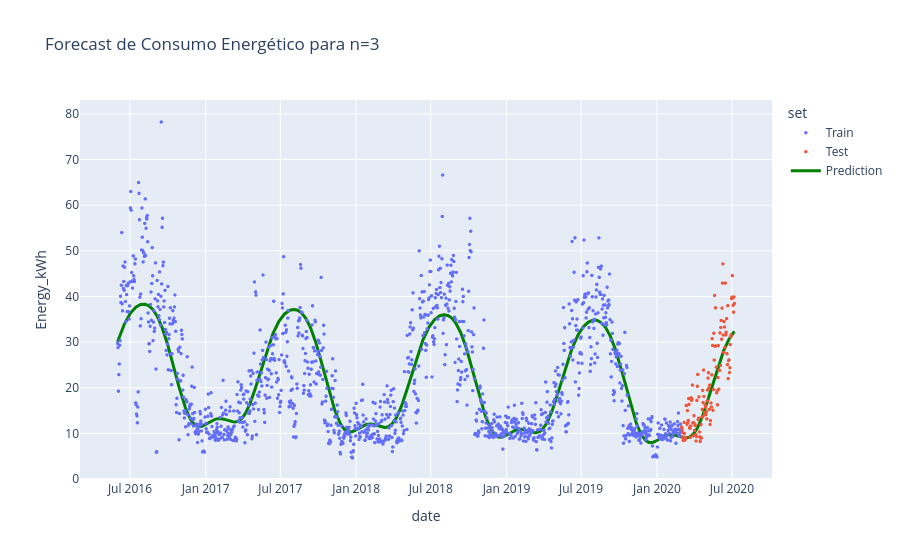
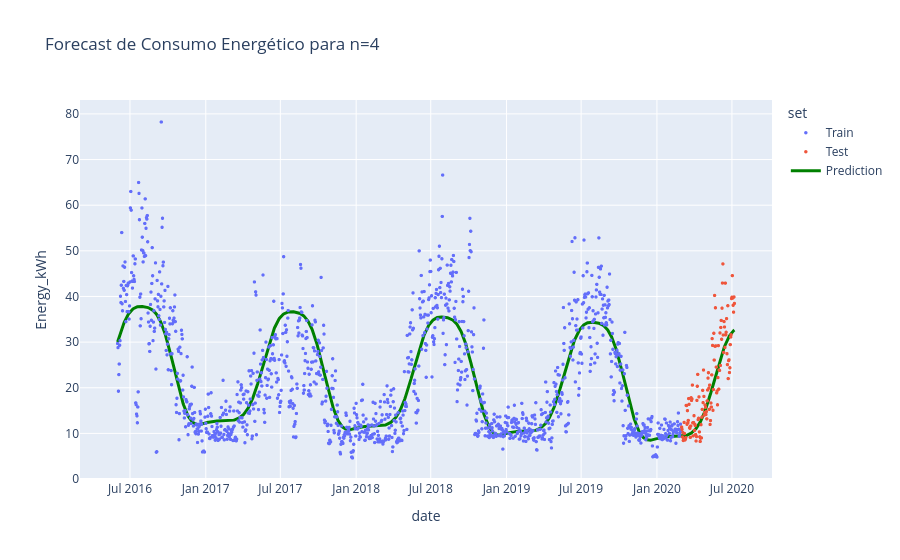
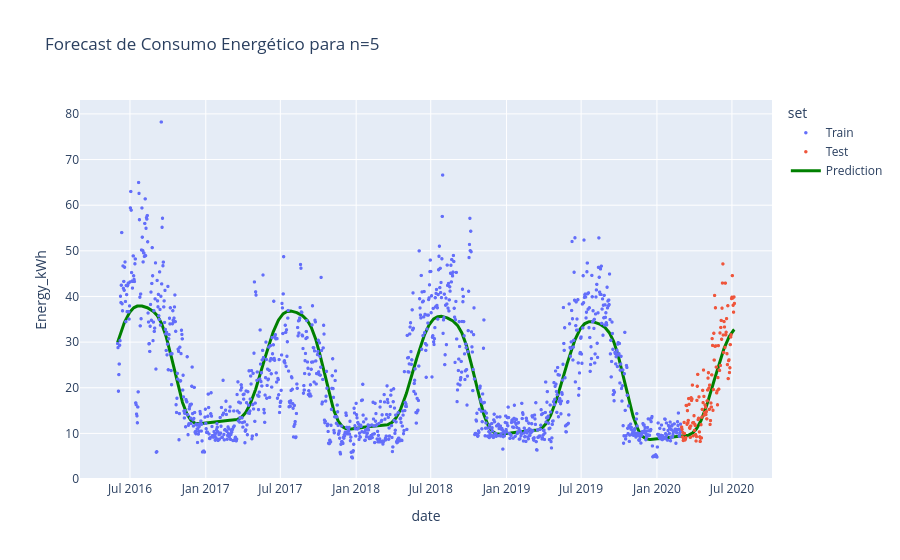
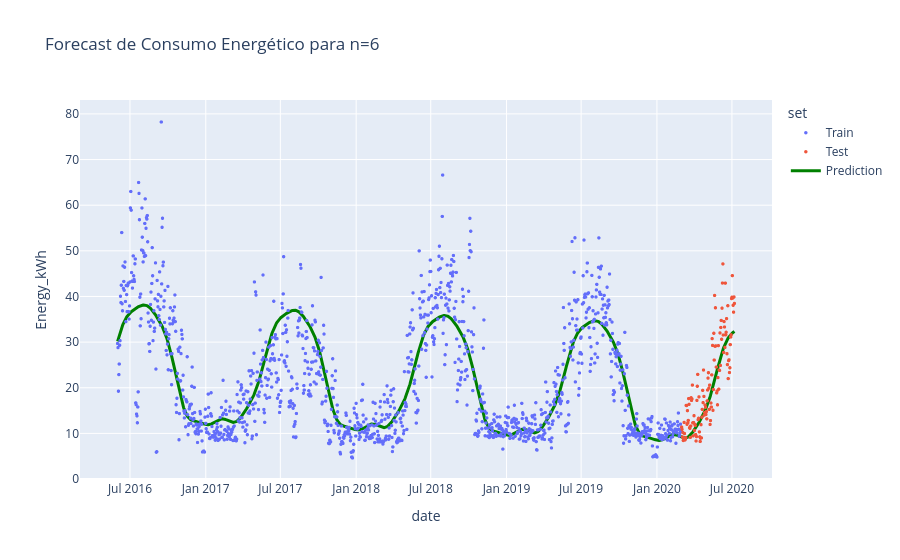

The code cell stored with these charts, in order, in its notebook:
### Code cell
# Estudiemos qué pasa para los demás n, entre 3 y 10:
for k in range(3,11):
    # definir Pipeline seasonal
    Pipeline_seasonal_for = Pipeline([
        ('time_features', TimeTransformer(k, p = 365)),
        ('ols', LinearRegression())
    ])
    transformer_for = TimeTransformer(k, p = 365)
    transformer_for.fit_transform(X_train) # notar que sólo usa la variable "date"
    # entrenar y predecir nuevamente
    Pipeline_seasonal_for.fit(X_train, y_train)
    train_pred_for = Pipeline_seasonal_for.predict(X_train)
    test_pred_for = Pipeline_seasonal_for.predict(X_test)

    y_pred_for = np.concatenate([train_pred_for, test_pred_for])
    # plot seasonal
    fig_for = px.scatter(df, x=df.date, y=target, title=f'Forecast de Consumo Energético para n={k}', color='set')
    fig_for.add_scatter(x=df.date, y=y_pred_for, mode='lines', name='Prediction', line=dict(color='green', width=3))
    fig_for.update_traces(marker=dict(size=3.5))
    fig_for.show()
    mae_train_seasonal_for = mean_absolute_error(y_train, train_pred_for)
    mae_test_seasonal_for = mean_absolute_error(y_test, test_pred_for)

    print(f'MAE Train Seasonal: {mae_train_seasonal_for:.2f}')
    print(f'MAE Test Seasonal: {mae_test_seasonal_for:.2f}')

### Figure 1 — Plotly figure (JSON) as saved in the notebook; plotly's stock layout.template omitted (floating-point values rounded to 4 significant figures; data arrays with more than 128 entries replaced by an {"elided": "..."} marker saying what was removed)
{"data": [{"hovertemplate": "set=Train<br>date=%{x}<br>Energy_kWh=%{y}<extra></extra>", "legendgroup": "Train", "marker": {"color": "#636efa", "size": 3.5, "symbol": "circle"}, "mode": "markers", "name": "Train", "showlegend": true, "type": "scattergl", "x": {"elided": "1369 str values"}, "xaxis": "x", "y": {"elided": "1369 float values"}, "yaxis": "y"}, {"hovertemplate": "set=Test<br>date=%{x}<br>Energy_kWh=%{y}<extra></extra>", "legendgroup": "Test", "marker": {"color": "#EF553B", "size": 3.5, "symbol": "circle"}, "mode": "markers", "name": "Test", "showlegend": true, "type": "scattergl", "x": {"elided": "129 str values"}, "xaxis": "x", "y": {"elided": "129 float values"}, "yaxis": "y"}, {"line": {"color": "green", "width": 3}, "marker": {"size": 3.5}, "mode": "lines", "name": "Prediction", "type": "scatter", "x": {"elided": "1498 str values"}, "y": {"elided": "1498 float values"}}], "layout": {"legend": {"title": {"text": "set"}, "tracegroupgap": 0}, "title": {"text": "Forecast de Consumo Energético para n=3"}, "xaxis": {"anchor": "y", "domain": [0, 1], "title": {"text": "date"}}, "yaxis": {"anchor": "x", "domain": [0, 1], "title": {"text": "Energy_kWh"}}}}

### Figure 2 — Plotly figure (JSON) as saved in the notebook; plotly's stock layout.template omitted (floating-point values rounded to 4 significant figures; data arrays with more than 128 entries replaced by an {"elided": "..."} marker saying what was removed)
{"data": [{"hovertemplate": "set=Train<br>date=%{x}<br>Energy_kWh=%{y}<extra></extra>", "legendgroup": "Train", "marker": {"color": "#636efa", "size": 3.5, "symbol": "circle"}, "mode": "markers", "name": "Train", "showlegend": true, "type": "scattergl", "x": {"elided": "1369 str values"}, "xaxis": "x", "y": {"elided": "1369 float values"}, "yaxis": "y"}, {"hovertemplate": "set=Test<br>date=%{x}<br>Energy_kWh=%{y}<extra></extra>", "legendgroup": "Test", "marker": {"color": "#EF553B", "size": 3.5, "symbol": "circle"}, "mode": "markers", "name": "Test", "showlegend": true, "type": "scattergl", "x": {"elided": "129 str values"}, "xaxis": "x", "y": {"elided": "129 float values"}, "yaxis": "y"}, {"line": {"color": "green", "width": 3}, "marker": {"size": 3.5}, "mode": "lines", "name": "Prediction", "type": "scatter", "x": {"elided": "1498 str values"}, "y": {"elided": "1498 float values"}}], "layout": {"legend": {"title": {"text": "set"}, "tracegroupgap": 0}, "title": {"text": "Forecast de Consumo Energético para n=4"}, "xaxis": {"anchor": "y", "domain": [0, 1], "title": {"text": "date"}}, "yaxis": {"anchor": "x", "domain": [0, 1], "title": {"text": "Energy_kWh"}}}}

### Figure 3 — Plotly figure (JSON) as saved in the notebook; plotly's stock layout.template omitted (floating-point values rounded to 4 significant figures; data arrays with more than 128 entries replaced by an {"elided": "..."} marker saying what was removed)
{"data": [{"hovertemplate": "set=Train<br>date=%{x}<br>Energy_kWh=%{y}<extra></extra>", "legendgroup": "Train", "marker": {"color": "#636efa", "size": 3.5, "symbol": "circle"}, "mode": "markers", "name": "Train", "showlegend": true, "type": "scattergl", "x": {"elided": "1369 str values"}, "xaxis": "x", "y": {"elided": "1369 float values"}, "yaxis": "y"}, {"hovertemplate": "set=Test<br>date=%{x}<br>Energy_kWh=%{y}<extra></extra>", "legendgroup": "Test", "marker": {"color": "#EF553B", "size": 3.5, "symbol": "circle"}, "mode": "markers", "name": "Test", "showlegend": true, "type": "scattergl", "x": {"elided": "129 str values"}, "xaxis": "x", "y": {"elided": "129 float values"}, "yaxis": "y"}, {"line": {"color": "green", "width": 3}, "marker": {"size": 3.5}, "mode": "lines", "name": "Prediction", "type": "scatter", "x": {"elided": "1498 str values"}, "y": {"elided": "1498 float values"}}], "layout": {"legend": {"title": {"text": "set"}, "tracegroupgap": 0}, "title": {"text": "Forecast de Consumo Energético para n=5"}, "xaxis": {"anchor": "y", "domain": [0, 1], "title": {"text": "date"}}, "yaxis": {"anchor": "x", "domain": [0, 1], "title": {"text": "Energy_kWh"}}}}

### Figure 4 — Plotly figure (JSON) as saved in the notebook; plotly's stock layout.template omitted (floating-point values rounded to 4 significant figures; data arrays with more than 128 entries replaced by an {"elided": "..."} marker saying what was removed)
{"data": [{"hovertemplate": "set=Train<br>date=%{x}<br>Energy_kWh=%{y}<extra></extra>", "legendgroup": "Train", "marker": {"color": "#636efa", "size": 3.5, "symbol": "circle"}, "mode": "markers", "name": "Train", "showlegend": true, "type": "scattergl", "x": {"elided": "1369 str values"}, "xaxis": "x", "y": {"elided": "1369 float values"}, "yaxis": "y"}, {"hovertemplate": "set=Test<br>date=%{x}<br>Energy_kWh=%{y}<extra></extra>", "legendgroup": "Test", "marker": {"color": "#EF553B", "size": 3.5, "symbol": "circle"}, "mode": "markers", "name": "Test", "showlegend": true, "type": "scattergl", "x": {"elided": "129 str values"}, "xaxis": "x", "y": {"elided": "129 float values"}, "yaxis": "y"}, {"line": {"color": "green", "width": 3}, "marker": {"size": 3.5}, "mode": "lines", "name": "Prediction", "type": "scatter", "x": {"elided": "1498 str values"}, "y": {"elided": "1498 float values"}}], "layout": {"legend": {"title": {"text": "set"}, "tracegroupgap": 0}, "title": {"text": "Forecast de Consumo Energético para n=6"}, "xaxis": {"anchor": "y", "domain": [0, 1], "title": {"text": "date"}}, "yaxis": {"anchor": "x", "domain": [0, 1], "title": {"text": "Energy_kWh"}}}}
